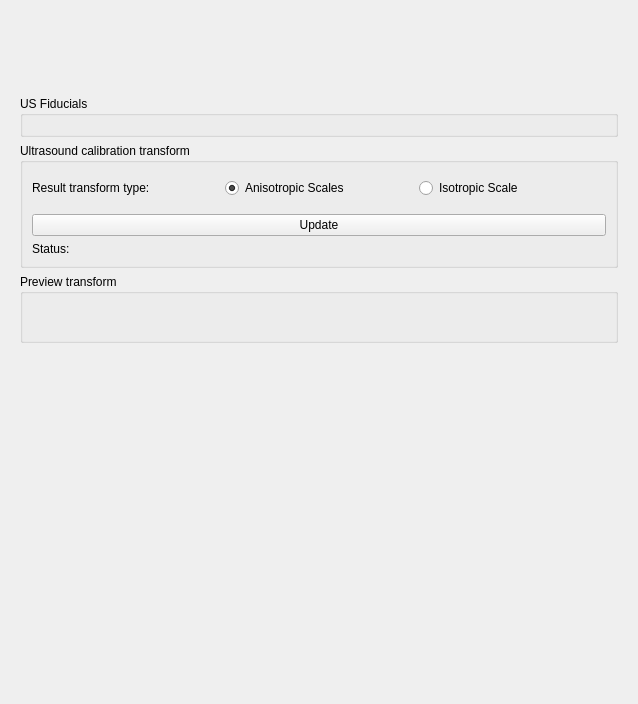
<?xml version="1.0" encoding="UTF-8"?>
<ui version="4.0">
 <class>qSlicerGuidedUltrasoundCalibrationModuleWidget</class>
 <widget class="qSlicerWidget" name="qSlicerGuidedUltrasoundCalibrationModuleWidget">
  <property name="geometry">
   <rect>
    <x>0</x>
    <y>0</y>
    <width>638</width>
    <height>704</height>
   </rect>
  </property>
  <property name="windowTitle">
   <string>Form</string>
  </property>
  <layout class="QVBoxLayout" name="verticalLayout">
   <item>
    <widget class="ctkCollapsibleButton" name="CTKCollapsibleButton" native="true">
     <property name="sizePolicy">
      <sizepolicy hsizetype="Expanding" vsizetype="Expanding">
       <horstretch>0</horstretch>
       <verstretch>0</verstretch>
      </sizepolicy>
     </property>
     <property name="text" stdset="0">
      <string>Display</string>
     </property>
     <layout class="QVBoxLayout" name="verticalLayout_5">
      <item>
       <widget class="qMRMLNodeComboBox" name="ModuleNodeComboBox" native="true">
        <property name="sizePolicy">
         <sizepolicy hsizetype="Expanding" vsizetype="Expanding">
          <horstretch>0</horstretch>
          <verstretch>0</verstretch>
         </sizepolicy>
        </property>
        <property name="nodeTypes" stdset="0">
         <stringlist>
          <string>vtkMRMLFiducialRegistrationWizardNode</string>
         </stringlist>
        </property>
        <property name="renameEnabled" stdset="0">
         <bool>false</bool>
        </property>
        <zorder>verticalSpacer</zorder>
        <zorder>TransformGroupBox</zorder>
       </widget>
      </item>
      <item>
       <widget class="ctkCollapsibleGroupBox" name="FromGroupBox">
        <property name="title">
         <string>US Fiducials</string>
        </property>
        <layout class="QVBoxLayout" name="verticalLayout_6">
         <item>
          <widget class="qSlicerSimpleMarkupsWidget" name="FromMarkupsWidget" native="true"/>
         </item>
        </layout>
       </widget>
      </item>
      <item>
       <widget class="QGroupBox" name="TransformGroupBox">
        <property name="sizePolicy">
         <sizepolicy hsizetype="Expanding" vsizetype="Expanding">
          <horstretch>0</horstretch>
          <verstretch>0</verstretch>
         </sizepolicy>
        </property>
        <property name="title">
         <string>Ultrasound calibration transform</string>
        </property>
        <layout class="QVBoxLayout" name="verticalLayout_7">
         <item>
          <widget class="qMRMLNodeComboBox" name="OutputTransformComboBox" native="true">
           <property name="enabled">
            <bool>false</bool>
           </property>
           <property name="sizePolicy">
            <sizepolicy hsizetype="Expanding" vsizetype="Expanding">
             <horstretch>0</horstretch>
             <verstretch>0</verstretch>
            </sizepolicy>
           </property>
           <property name="nodeTypes" stdset="0">
            <stringlist>
             <string>vtkMRMLLinearTransformNode</string>
             <string>vtkMRMLTransformNode</string>
            </stringlist>
           </property>
           <property name="renameEnabled" stdset="0">
            <bool>true</bool>
           </property>
          </widget>
         </item>
         <item>
          <layout class="QHBoxLayout" name="horizontalLayout_2">
           <property name="topMargin">
            <number>0</number>
           </property>
           <item>
            <widget class="QLabel" name="TransformModeLabel">
             <property name="sizePolicy">
              <sizepolicy hsizetype="Expanding" vsizetype="Expanding">
               <horstretch>0</horstretch>
               <verstretch>0</verstretch>
              </sizepolicy>
             </property>
             <property name="text">
              <string>Result transform type:</string>
             </property>
            </widget>
           </item>
           <item>
            <widget class="QRadioButton" name="AnisotropicRadioButton">
             <property name="sizePolicy">
              <sizepolicy hsizetype="Expanding" vsizetype="Expanding">
               <horstretch>0</horstretch>
               <verstretch>0</verstretch>
              </sizepolicy>
             </property>
             <property name="text">
              <string>Anisotropic Scales</string>
             </property>
             <property name="checked">
              <bool>true</bool>
             </property>
            </widget>
           </item>
           <item>
            <widget class="QRadioButton" name="IsottropicRadioButton">
             <property name="sizePolicy">
              <sizepolicy hsizetype="Expanding" vsizetype="Expanding">
               <horstretch>0</horstretch>
               <verstretch>0</verstretch>
              </sizepolicy>
             </property>
             <property name="text">
              <string>Isotropic Scale</string>
             </property>
            </widget>
           </item>
          </layout>
         </item>
         <item>
          <layout class="QHBoxLayout" name="horizontalLayout_3">
           <property name="topMargin">
            <number>10</number>
           </property>
           <item>
            <widget class="ctkMenuButton" name="UpdateButton">
             <property name="text">
              <string>Update</string>
             </property>
            </widget>
           </item>
          </layout>
         </item>
         <item>
          <widget class="QLabel" name="StatusLabel">
           <property name="sizePolicy">
            <sizepolicy hsizetype="Expanding" vsizetype="Expanding">
             <horstretch>0</horstretch>
             <verstretch>0</verstretch>
            </sizepolicy>
           </property>
           <property name="text">
            <string>Status:</string>
           </property>
          </widget>
         </item>
        </layout>
       </widget>
      </item>
      <item>
       <widget class="ctkCollapsibleGroupBox" name="PreviewGroupBox">
        <property name="sizePolicy">
         <sizepolicy hsizetype="Expanding" vsizetype="Expanding">
          <horstretch>0</horstretch>
          <verstretch>0</verstretch>
         </sizepolicy>
        </property>
        <property name="title">
         <string>Preview transform</string>
        </property>
        <property name="collapsed" stdset="0">
         <bool>true</bool>
        </property>
        <layout class="QVBoxLayout" name="verticalLayout_4"/>
       </widget>
      </item>
     </layout>
    </widget>
   </item>
   <item>
    <spacer name="verticalSpacer">
     <property name="orientation">
      <enum>Qt::Vertical</enum>
     </property>
     <property name="sizeHint" stdset="0">
      <size>
       <width>20</width>
       <height>40</height>
      </size>
     </property>
    </spacer>
   </item>
  </layout>
 </widget>
 <customwidgets>
  <customwidget>
   <class>qSlicerWidget</class>
   <extends>QWidget</extends>
   <header>qSlicerWidget.h</header>
   <container>1</container>
  </customwidget>
  <customwidget>
   <class>ctkCollapsibleButton</class>
   <extends>QWidget</extends>
   <header>ctkCollapsibleButton.h</header>
   <container>1</container>
  </customwidget>
  <customwidget>
   <class>qMRMLNodeComboBox</class>
   <extends>QWidget</extends>
   <header>qMRMLNodeComboBox.h</header>
   <container>1</container>
  </customwidget>
  <customwidget>
   <class>qSlicerSimpleMarkupsWidget</class>
   <extends>qSlicerWidget</extends>
   <header>qSlicerSimpleMarkupsWidget.h</header>
   <container>1</container>
  </customwidget>
  <customwidget>
   <class>ctkCollapsibleGroupBox</class>
   <extends>QGroupBox</extends>
   <header>ctkCollapsibleGroupBox.h</header>
   <container>1</container>
  </customwidget>
  <customwidget>
   <class>ctkMenuButton</class>
   <extends>QPushButton</extends>
   <header>ctkMenuButton.h</header>
  </customwidget>
 </customwidgets>
 <resources/>
 <connections/>
</ui>
